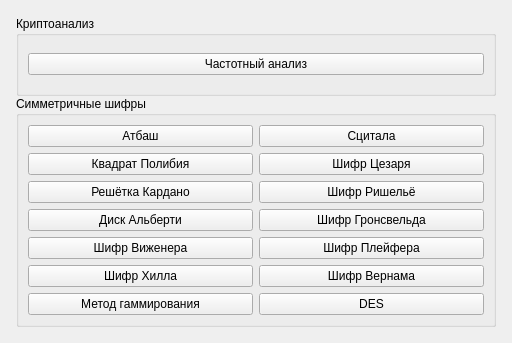
<?xml version="1.0" encoding="UTF-8"?>
<ui version="4.0">
 <class>MainWindow</class>
 <widget class="QMainWindow" name="MainWindow">
  <property name="enabled">
   <bool>true</bool>
  </property>
  <property name="geometry">
   <rect>
    <x>0</x>
    <y>0</y>
    <width>512</width>
    <height>343</height>
   </rect>
  </property>
  <property name="windowTitle">
   <string>Н.А.Киренков, КИ17-01</string>
  </property>
  <property name="iconSize">
   <size>
    <width>16</width>
    <height>16</height>
   </size>
  </property>
  <widget class="QWidget" name="centralwidget">
   <layout class="QVBoxLayout" name="verticalLayout">
    <property name="spacing">
     <number>0</number>
    </property>
    <property name="leftMargin">
     <number>16</number>
    </property>
    <property name="topMargin">
     <number>16</number>
    </property>
    <property name="rightMargin">
     <number>16</number>
    </property>
    <property name="bottomMargin">
     <number>16</number>
    </property>
    <item>
     <widget class="QGroupBox" name="CryptoanalysisGroupBox">
      <property name="title">
       <string>Криптоанализ</string>
      </property>
      <layout class="QVBoxLayout" name="verticalLayout_2">
       <item>
        <widget class="QPushButton" name="FrequencyAnalysisButton">
         <property name="text">
          <string>Частотный анализ</string>
         </property>
        </widget>
       </item>
      </layout>
     </widget>
    </item>
    <item>
     <widget class="QGroupBox" name="SymmetricCiphersGroupBox">
      <property name="title">
       <string>Симметричные шифры</string>
      </property>
      <layout class="QGridLayout" name="gridLayout">
       <item row="1" column="0">
        <widget class="QPushButton" name="polybiusSquareButton">
         <property name="sizePolicy">
          <sizepolicy hsizetype="Minimum" vsizetype="Fixed">
           <horstretch>0</horstretch>
           <verstretch>0</verstretch>
          </sizepolicy>
         </property>
         <property name="text">
          <string>Квадрат Полибия</string>
         </property>
        </widget>
       </item>
       <item row="0" column="1">
        <widget class="QPushButton" name="scytaleButton">
         <property name="sizePolicy">
          <sizepolicy hsizetype="Minimum" vsizetype="Fixed">
           <horstretch>0</horstretch>
           <verstretch>0</verstretch>
          </sizepolicy>
         </property>
         <property name="text">
          <string>Сцитала</string>
         </property>
        </widget>
       </item>
       <item row="5" column="1">
        <widget class="QPushButton" name="VernamButton">
         <property name="text">
          <string>Шифр Вернама</string>
         </property>
        </widget>
       </item>
       <item row="1" column="1">
        <widget class="QPushButton" name="caesarButton">
         <property name="sizePolicy">
          <sizepolicy hsizetype="Minimum" vsizetype="Fixed">
           <horstretch>0</horstretch>
           <verstretch>0</verstretch>
          </sizepolicy>
         </property>
         <property name="text">
          <string>Шифр Цезаря</string>
         </property>
        </widget>
       </item>
       <item row="2" column="0">
        <widget class="QPushButton" name="pushButton">
         <property name="text">
          <string>Решётка Кардано</string>
         </property>
        </widget>
       </item>
       <item row="3" column="0">
        <widget class="QPushButton" name="albertiDiskButton">
         <property name="text">
          <string>Диск Альберти</string>
         </property>
        </widget>
       </item>
       <item row="5" column="0">
        <widget class="QPushButton" name="HillButton">
         <property name="text">
          <string>Шифр Хилла</string>
         </property>
        </widget>
       </item>
       <item row="0" column="0">
        <widget class="QPushButton" name="atbashButton">
         <property name="sizePolicy">
          <sizepolicy hsizetype="Minimum" vsizetype="Fixed">
           <horstretch>0</horstretch>
           <verstretch>0</verstretch>
          </sizepolicy>
         </property>
         <property name="text">
          <string>Атбаш</string>
         </property>
        </widget>
       </item>
       <item row="4" column="0">
        <widget class="QPushButton" name="VigenereButton">
         <property name="text">
          <string>Шифр Виженера</string>
         </property>
        </widget>
       </item>
       <item row="4" column="1">
        <widget class="QPushButton" name="PlayfairButton">
         <property name="text">
          <string>Шифр Плейфера</string>
         </property>
        </widget>
       </item>
       <item row="2" column="1">
        <widget class="QPushButton" name="richelieuButton">
         <property name="text">
          <string>Шифр Ришельё</string>
         </property>
        </widget>
       </item>
       <item row="3" column="1">
        <widget class="QPushButton" name="GronsveldButton">
         <property name="text">
          <string>Шифр Гронсвельда</string>
         </property>
        </widget>
       </item>
       <item row="6" column="0">
        <widget class="QPushButton" name="xorCipherButton">
         <property name="text">
          <string>Метод гаммирования</string>
         </property>
        </widget>
       </item>
       <item row="6" column="1">
        <widget class="QPushButton" name="desButton">
         <property name="text">
          <string>DES</string>
         </property>
        </widget>
       </item>
      </layout>
     </widget>
    </item>
   </layout>
  </widget>
 </widget>
 <resources/>
 <connections/>
</ui>
